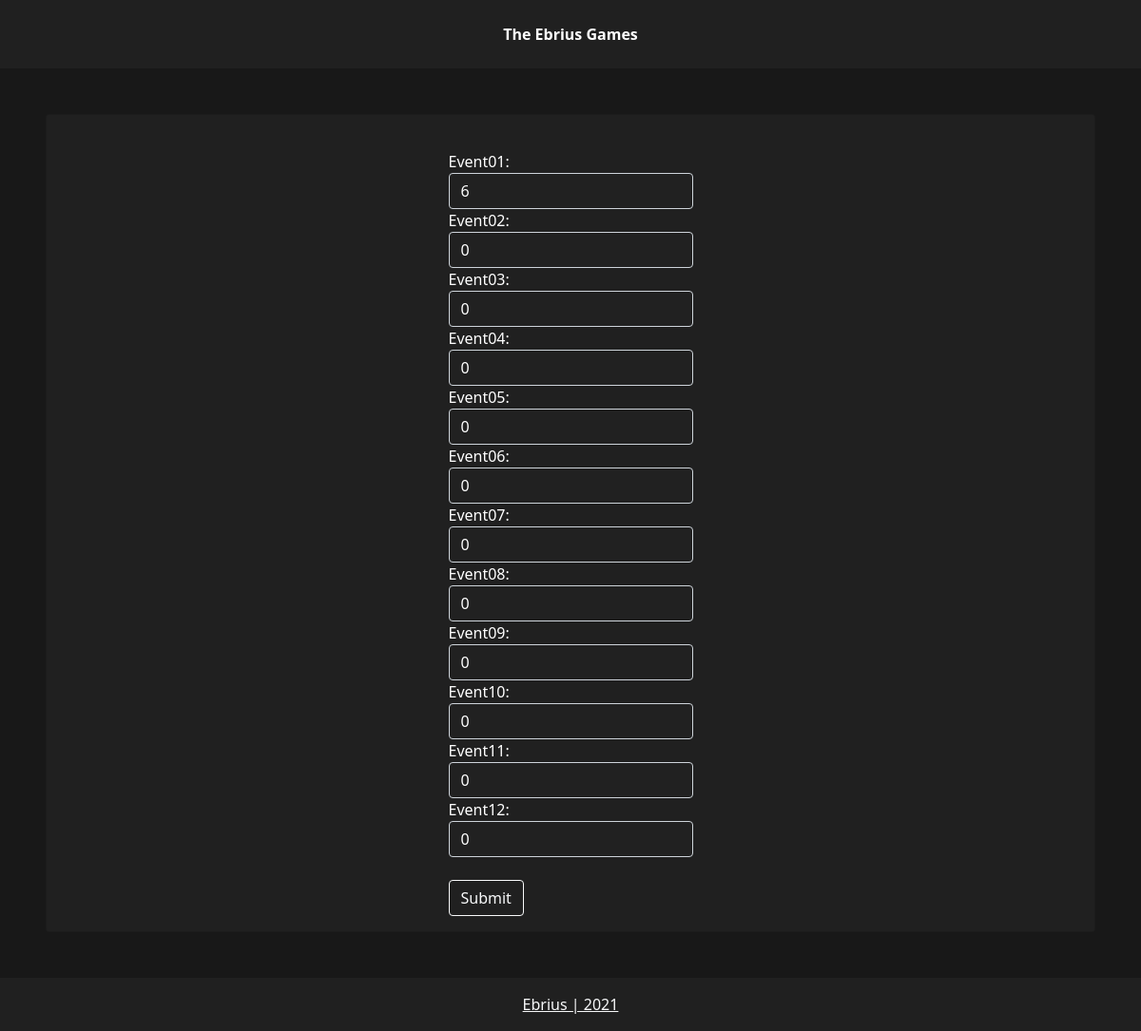
The app's page /player/11/ with its own data.
### leaderboard/models.py (models this page shows, shortened)
class Player(models.Model):
    name = models.CharField(max_length=256)
    uuid = models.CharField(
        max_length=32, blank=True)
    imageUrl = models.URLField(
        default='https://www.mc-heads.net/avatar/MHF_Steve/32')
    event01 = models.IntegerField(default=0)
    event02 = models.IntegerField(default=0)
    event03 = models.IntegerField(default=0)
    event04 = models.IntegerField(default=0)
    event05 = models.IntegerField(default=0)
    event06 = models.IntegerField(default=0)
    event07 = models.IntegerField(default=0)
    event08 = models.IntegerField(default=0)
    event09 = models.IntegerField(default=0)
    event10 = models.IntegerField(default=0)
    event11 = models.IntegerField(default=0)
    event12 = models.IntegerField(default=0)
    _total = None
    objects = PlayerManager(
        total=F('event01') + F('event02') + F('event03') +
        F('event04') + F('event05') + F('event06') +
        F('event07') + F('event08') + F('event09') +
        F('event10') + F('event11') + F('event12'),
    )

### leaderboard/views.py (the view)
# urls.py: path('player/<int:pk>/', views.DashboardView.as_view(), name='dashboard')
class DashboardView(generic.UpdateView):
    model = Player
    form_class = PlayerUpdateForm
    template_name = 'leaderboard/dashboard.html'
    success_url = reverse_lazy('home')

### leaderboard/managers.py (called while the page is built)
    def get_queryset(self):
        return super().get_queryset().annotate(**self.annotations)

### leaderboard/templates/leaderboard/dashboard.html (shortened to what this page needs)
{% extends 'base.html' %}
{% block content %}
<div class="card m-5" style="background-color: #202020; color: #FFFFFF;">
    <div class="card-body mx-auto">
        <form method="post" style="margin-top: 1.3em;">
            {{ form }}
            <br>
            <button type="submit" class="btn btn-outline-light">Submit</button>
        </form>
    </div>
</div>
{% endblock content %}

### templates/snippets/base_css.html (style rules this page uses)
body { background-color: #181818; }
:root { --main-background-color: #181818; --dark-background-color: #202020; --secondary-text-color: #AAAAAA; --light-primary-text-color: #FFFFFF; }

### records on screen
Player: event01 "6", event02 "0", event03 "0", event04 "0", event05 "0", event06 "0", event07 "0", event08 "0", event09 "0", event10 "0", event11 "0", event12 "0"
